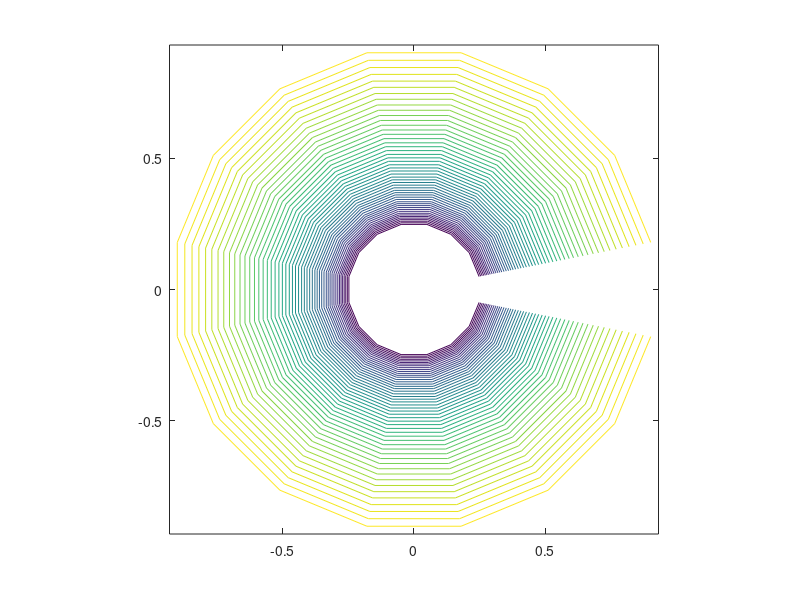

MATLAB code for this plot:
clear all;
%chord length of blade assumed constant with radius
chord=0.10;
%collective angle.
collective=8.0/180*pi;
%max cyclic angle.
cyclic=0.0/180*pi;
%diameter of the rotor
dia=10.0;
%tip radius
R=dia/2.0;
%rotor speed in RPM
RPM=400.;
%thickness to chord ratio for propeller section (constant with radius)
tonc=0.12*chord;
%standard sea level atmosphere density
rho=1.225;
%RPM --> revs per sec
n=RPM/60.0;
%rps --> rads per sec
omega=n*2.0*pi;
% use 16 blade segments (starting at 20% R (hub) to 95%R)
rstep=(0.95-0.2)/16*R;
% forward velocity
V=0.0;
%tilt
tilt=0.0/180.0*pi;
% climb speed
Vc=0.0;
% max flapping velocity
vflap=0.0;
thrust=0.0;
torque=0.0;
Mx=0.0;
My=0.0;
%loop over each blade element
for i=1:16,
 rad=((.95-0.2)/16*i+0.2)*R;
 r1(i)=rad/R;
 %loop over each angular sector
 for j=1:16,
  psi=pi/8*j-pi/16;
  t1(j)=psi;
  %calculate local blade element setting angle
  theta=collective+cyclic*cos(psi);
  sigma=2.0*chord/2.0/pi/rad;
  %guess initial value of induced velocity
  Vi=10.0;
  %set logical variable to control iteration
  finished=false;
  %set iteration count and check flag
  sum=1;
  itercheck=0;
  while (~finished),
   %normal velocity components
   V0=Vi+Vc+V*sin(tilt)+vflap*rad*sin(psi);
   %disk plane velocity
   V2=omega*rad+V*cos(tilt)*sin(psi);
   %flow angle
   phi=atan2(V0,V2);
   %blade angle of attack
   alpha=theta-phi;
   % lift coefficient
   cl=6.2*alpha;
   %drag coefficient
   cd=0.008-0.003*cl+0.01*cl*cl;
   %local velocity at blade
   Vlocal=sqrt(V0*V0+V2*V2);
   %thrust grading
   DtDr=0.5*rho*Vlocal*Vlocal*2.0*chord*(cl*cos(phi)-cd*sin(phi))/16.0;
   %torque grading
   DqDr=0.5*rho*Vlocal*Vlocal*2.0*chord*rad*(cd*cos(phi)+cl*sin(phi))/16.0;
   %momentum check on induced velocity
   tem1=DtDr/(pi/4.0*rad*rho*V0);
   %stabilise iteration
   Vinew=0.9*Vi+0.1*tem1;
   if Vinew<0,
    Vinew = 0;
   end;
   %check for convergence
   if (abs(Vinew-Vi)<1.0e-5),
    finished=true;
   end;
   Vi=Vinew;
   %increment iteration count
   sum=sum+1;
   %check to see if iteration stuck
   if (sum>500),
    finished=true;
    itercheck=1;
   end;
  end;
  val(i,j)=alpha;
  thrust=thrust+DtDr*rstep;
  torque=torque+DqDr*rstep;
  Mx=Mx+rad*sin(psi)*DtDr*rstep;
  My=My+rad*cos(psi)*DtDr*rstep;
 end;
end;
for i=1:16,
 for j=1:16,
  x(i,j)=r1(i)*cos(t1(j));
  y(i,j)=r1(i)*sin(t1(j));
 end;
end;
contour(x,y,val,50);
axis equal;
thrust
torque
Mx
My

